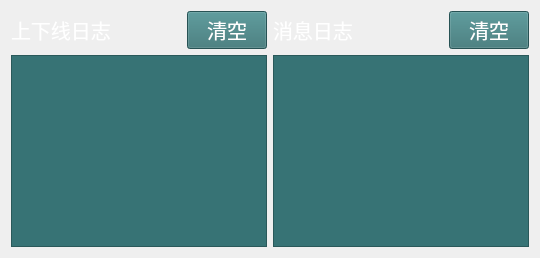
     <widget class="QWidget" name="tabLog">
      <attribute name="title">
       <string>日志查看</string>
      </attribute>
      <layout class="QGridLayout" name="gridLayout_11">
       <item row="0" column="0">
        <widget class="QLabel" name="label_65">
         <property name="font">
          <font>
           <pointsize>15</pointsize>
          </font>
         </property>
         <property name="styleSheet">
          <string notr="true">color:rgb(255,255,255)</string>
         </property>
         <property name="text">
          <string>上下线日志</string>
         </property>
        </widget>
       </item>
       <item row="0" column="1">
        <widget class="QPushButton" name="btnOnOffClear">
         <property name="maximumSize">
          <size>
           <width>80</width>
           <height>16777215</height>
          </size>
         </property>
         <property name="font">
          <font>
           <pointsize>15</pointsize>
          </font>
         </property>
         <property name="styleSheet">
          <string notr="true">color:rgb(255,255,255);
background-color:rgb(55, 115, 117)</string>
         </property>
         <property name="text">
          <string>清空</string>
         </property>
        </widget>
       </item>
       <item row="0" column="2">
        <widget class="QLabel" name="label_66">
         <property name="font">
          <font>
           <pointsize>15</pointsize>
          </font>
         </property>
         <property name="styleSheet">
          <string notr="true">color:rgb(255,255,255)</string>
         </property>
         <property name="text">
          <string>消息日志</string>
         </property>
        </widget>
       </item>
       <item row="0" column="3">
        <widget class="QPushButton" name="btnMessageClear">
         <property name="maximumSize">
          <size>
           <width>80</width>
           <height>16777215</height>
          </size>
         </property>
         <property name="font">
          <font>
           <pointsize>15</pointsize>
          </font>
         </property>
         <property name="styleSheet">
          <string notr="true">color:rgb(255,255,255);
background-color:rgb(55, 115, 117)</string>
         </property>
         <property name="text">
          <string>清空</string>
         </property>
        </widget>
       </item>
       <item row="1" column="0" colspan="2">
        <widget class="QPlainTextEdit" name="logOnOff">
         <property name="font">
          <font>
           <pointsize>13</pointsize>
          </font>
         </property>
         <property name="styleSheet">
          <string notr="true">color:rgb(255,255,255);
background-color:rgb(55, 115, 117)</string>
         </property>
         <property name="readOnly">
          <bool>true</bool>
         </property>
        </widget>
       </item>
       <item row="1" column="2" colspan="2">
        <widget class="QPlainTextEdit" name="logMessage">
         <property name="font">
          <font>
           <pointsize>13</pointsize>
          </font>
         </property>
         <property name="styleSheet">
          <string notr="true">color:rgb(255,255,255);
background-color:rgb(55, 115, 117)</string>
         </property>
         <property name="readOnly">
          <bool>true</bool>
         </property>
        </widget>
       </item>
      </layout>
     </widget>
